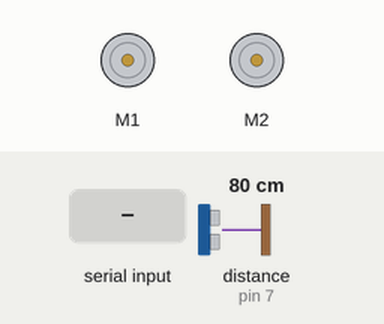
This sketch was run on a simulated Arduino Uno, built with avr-gcc and run on an emulated ATmega328P. On the bench: 2 × DC motor (green arrow = forward, orange = backward, longer = faster). Wiring (inferred from the names in the program): ultrasonic range finder: trigger pin 6; echo pin 7. Inputs (shaded band) come from the test bench; at power-on: distance to the obstacle (sensor on pin 7) 80 cm. The echo pulse lasts 58.3 µs per cm; what the sketch prints to the serial monitor is not drawn.

Above: at 1.2 s.
1.3 s: "*move forward#" received over the second serial link
At 3.2 s:
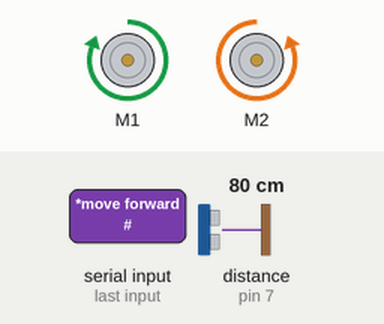
4.3 s: "*move backward#" received over the second serial link
At 6.5 s:
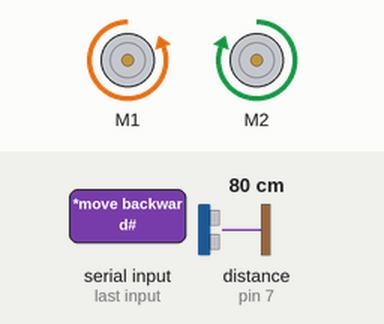
7.3 s: "*turn left#" received over the second serial link
At 9.25 s:
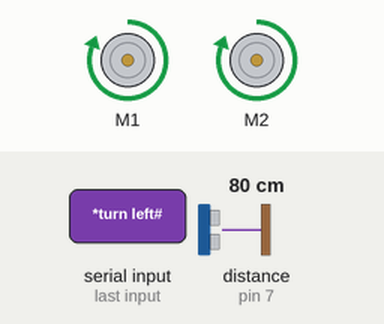
10.3 s: "*forward#" received over the second serial link
At 13.2 s:
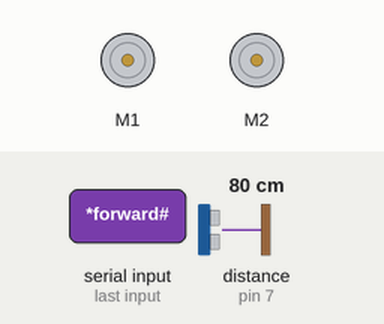
13.3 s: "*backward#" received over the second serial link
At 15.5 s:
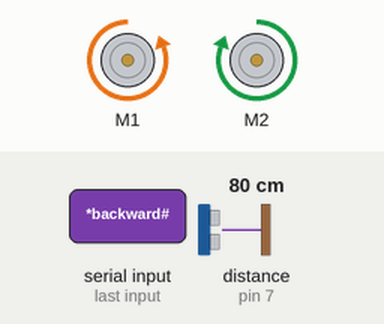
16.3 s: "*move back#" received over the second serial link
At 19.9 s:
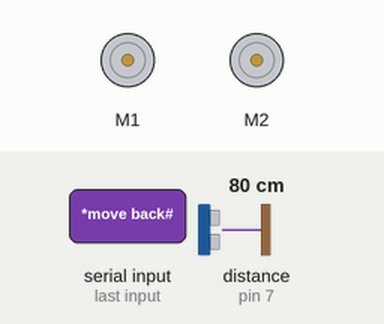
Timing chart, 0 to 20.3 s (numbered marks = the images above; inputs shaded):
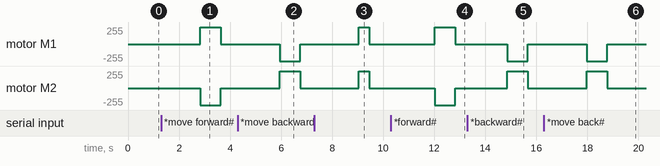

The sketch:

Walter.ino
```cpp
#include <AFMotor.h>
#include <SoftwareSerial.h>
#define echoPin 7
#define trigPin 6

AF_DCMotor motor1(1, MOTOR12_1KHZ);
AF_DCMotor motor2(2, MOTOR12_1KHZ);

SoftwareSerial bt(0, 1);
long duration;
int distance;
String command;

void setup()
{
  pinMode(echoPin,INPUT);
  pinMode(trigPin,OUTPUT);
  bt.begin(9600);
  Serial.begin(9600);
}

void Stop() {
  motor1.run(RELEASE);
  motor2.run(RELEASE);
}
int dist()
{
  digitalWrite(trigPin,LOW);
  delayMicroseconds(2);
  digitalWrite(trigPin,HIGH);
  delayMicroseconds(10);
  digitalWrite(trigPin,LOW);
  duration = pulseIn(echoPin,HIGH);
  distance = (duration*0.0343)/2;
  Serial.println(distance);
  delay(250);
  return distance;
}

void avoid()
{
  dist();
  while(dist() < 10)
  {
  Stop();
  motor1.setSpeed(255);
  motor1.run(BACKWARD);
  motor2.setSpeed(255);
  motor2.run(FORWARD);
  delay(500);
  }
  Stop();
}

void forward()
{
  void avoid();
  motor1.setSpeed(255);
  motor1.run(FORWARD);
  motor2.setSpeed(255);
  motor2.run(BACKWARD);
  delay(800);
  Stop();
}

void back()
{
  void avoid();
  motor1.setSpeed(255);
  motor1.run(BACKWARD);
  motor2.setSpeed(255);
  motor2.run(FORWARD);
  delay(800);
  Stop();
}

void right()
{
  void avoid();
  motor1.setSpeed(255);
  motor1.run(BACKWARD);
  motor2.setSpeed(255);
  motor2.run(BACKWARD);
  delay(400);
  Stop();
}

void left()
{
  void avoid();
  motor1.setSpeed(255);
  motor1.run(FORWARD);
  motor2.setSpeed(255);
  motor2.run(FORWARD);
  delay(400);
  Stop();
}

void loop()
{
  dist();
  delay(10);
  while(bt.available())
  {
  command = "";
  command = bt.readString();
  avoid();
  if (command.length() > 0)
  {
    Serial.print(command);
    if(command == "*move forward#" || command == "*forward#")
    {
      forward();
    }
    else if(command == "*move backward#" || command == "*backward#" || command == "*move back#" || command == "*back#")
    {
      back();
    }
    else if(command == "*turn left#" || command == "*move left#" || command == "*left#")
    {
      left();
    }
    else if(command == "*turn right#" || command == "*move right#" || command == "*right#")
    {
      right();
    }
    else if(command == "*stop#" || command == "*halt#" || command == "*pause#")
    {
      Stop();
    }
    command = "";
  }
  }
}
```

Measured:
- after the input at 1.3 s, motor M1: stopped → forward 255/255 after 1.5 s, → stopped 0.80 s later; motor M2: stopped → backward 255/255 after 1.5 s, → stopped 0.80 s later
- after the input at 4.3 s, motor M1: stopped → backward 255/255 after 1.6 s, → stopped 0.80 s later; motor M2: stopped → forward 255/255 after 1.6 s, → stopped 0.80 s later
- after the input at 7.3 s, motor M1, motor M2: stopped → forward 255/255 after 1.8 s, → stopped 0.40 s later
- after the input at 10.3 s, motor M1: stopped → forward 255/255 after 1.7 s, → stopped 0.80 s later; motor M2: stopped → backward 255/255 after 1.7 s, → stopped 0.80 s later
- after the input at 13.3 s, motor M1: stopped → backward 255/255 after 1.6 s, → stopped 0.80 s later; motor M2: stopped → forward 255/255 after 1.6 s, → stopped 0.80 s later
- after the input at 16.3 s, motor M1: stopped → backward 255/255 after 1.7 s, → stopped 0.80 s later; motor M2: stopped → forward 255/255 after 1.7 s, → stopped 0.80 s later
